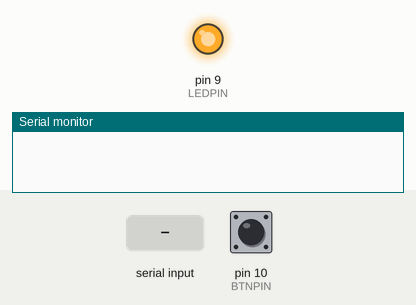
Bench run of a sketch on a simulated Arduino Uno, built with avr-gcc and run on an emulated ATmega328P. Parts: output pins drawn as LEDs (lit = HIGH), the last lines printed to the serial monitor. Dashed ring = blinking. The inputs (shaded band) are chosen by the test bench; at power-on: pin 10 (BTNPIN) HIGH. Random numbers use the default seed unless the sketch sets one.

Above: at 0.9 s.
1.0 s: "1" received over Serial
At 1.4 s:
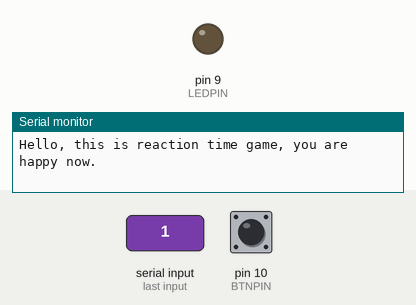
3.0 s: pin 10 (BTNPIN) pulled LOW for 1 s
At 4.9 s:
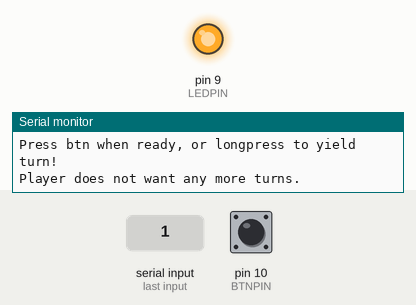
5.5 s: pin 10 (BTNPIN) pulled LOW for 3.2 s
11.7 s: pin 10 (BTNPIN) pulled LOW for 0.15 s
At 12.3 s:
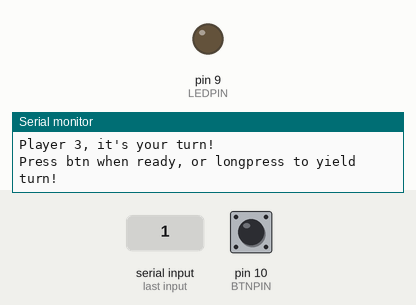
14.8 s: pin 10 (BTNPIN) driven LOW
At 17.1 s:
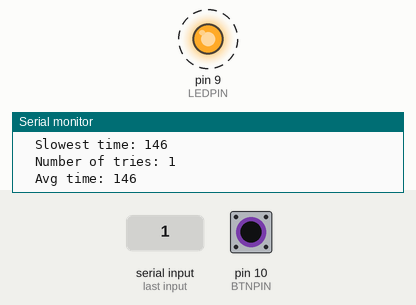
Timing chart, 0 to 18.8 s (numbered marks = the images above; inputs shaded):
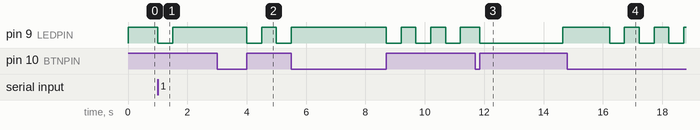

The sketch:

main.ino
```cpp
// Hardware interface
const int LEDPIN=9;
const int BTNPIN=10;

// The player info
struct playerInfo {
    uint8_t numTries;
    uint32_t totalTime;
    uint32_t fastest;
    uint32_t slowest;
    uint32_t lastTime;
};

// Global state stuff
const int maxPlayers = 3;
struct playerInfo pinfo[maxPlayers];
int8_t curPlayer;
char buf[64];

void waitForBtn() {
       while( digitalRead(BTNPIN) ) {}
}


void printStats(int playerNum) {
    sprintf(buf, "Stats for player %i\r\n", playerNum+1); Serial.print(buf);
    sprintf(buf, "  Newest time: %i\r\n", pinfo[playerNum].lastTime); Serial.print(buf);
    sprintf(buf, "  Fastest time: %i\r\n", pinfo[playerNum].fastest); Serial.print(buf);
    sprintf(buf, "  Slowest time: %i\r\n", pinfo[playerNum].slowest); Serial.print(buf);
    sprintf(buf, "  Number of tries: %i\r\n", pinfo[playerNum].numTries); Serial.print(buf);
    sprintf(buf, "  Avg time: %i\r\n\r\n", (pinfo[playerNum].totalTime/pinfo[playerNum].numTries) ); Serial.print(buf);
}

bool playerTurn(uint8_t curPlayer) {
        // Blink the player number
    for(int i=0; i < curPlayer+1; i++) {
        digitalWrite(LEDPIN, 0);
        delay(500);
        digitalWrite(LEDPIN, 1);
        delay(500);
    }

    // Write helpful letters
    sprintf(buf, "\r\nPlayer %i, it's your turn!\r\n", curPlayer+1);
    Serial.print(buf);
    Serial.print("Press btn when ready, or longpress to yield turn!\r\n");
    int downTime=0;
    while(!downTime) {
            while(!digitalRead(BTNPIN)) {
                delay(1);
                downTime++;
            }
    }

    if(downTime > 500) {
        Serial.print("Player does not want any more turns.\r\n");
        return false;
    }

    digitalWrite(LEDPIN, 0);


    // Start the turn, by waiting a random amount of "time"
    delay(random(2000, 6001));

    // Turn off the LED
    digitalWrite(LEDPIN, 1);

    // Record start time
    unsigned long timeStart = millis();

    // Wait for meatbag to mash button with soft fleshy protrusion (such as a finger)
    waitForBtn();

    // Record stop time
    unsigned long timeStop = millis();

    // Turn off the led
    digitalWrite(LEDPIN, 1);

    unsigned long  curTime = timeStop - timeStart;

    pinfo[curPlayer].lastTime = curTime;

    //Find out if this was the slowest time
    if( curTime > pinfo[curPlayer].slowest ) {
        pinfo[curPlayer].slowest = curTime;
    }

    // Find out if this was the fastest time
    if( curTime < pinfo[curPlayer].fastest  ) {
        pinfo[curPlayer].fastest = curTime;
        Serial.print("         ,\r\n");
        Serial.print("        /|      __\r\n");
        Serial.print("       / |   ,-~ /\r\n");
        Serial.print("      Y :|  //  /\r\n");
        Serial.print("      | jj /( .^\r\n");
        Serial.print("      >-\"~\"-v\"\r\n");
        Serial.print("     /       Y\r\n");
        Serial.print("    jo  o    |\r\n");
        Serial.print("   ( ~T~     j\r\n");
        Serial.print("    >._-' _./\r\n");
        Serial.print("   /   \"~\"  |\r\n");
        Serial.print("  Y     _,  |\r\n");
        Serial.print(" /| ;-\"~ _  l\r\n");
        Serial.print("/ l/ ,-\"~    \\\r\n");
        Serial.print("\\//\\/      .- \\\r\n");
        Serial.print(" Y        /    Y    -Row\r\n");
        Serial.print(" l       I     !\r\n");
        Serial.print(" ]\\      _\\    /\"\\\r\n");
        Serial.print("(\" ~----( ~   Y.  )\r\n");
        Serial.print("\r\n");
        Serial.print("A winner is you!\r\n");
    }

    // Add to accumulator
    pinfo[curPlayer].totalTime += curTime;

    // Increase number fo times we did it
    pinfo[curPlayer].numTries++;

    // Print out the stats for this turn
    printStats(curPlayer);
    delay(1000);

    return true;
}

// Sets up variables for a new game.
void game() {


    for(int i=0; i < maxPlayers; i++) {
        memset( &pinfo[i], 0, sizeof(playerInfo));
        pinfo[i].fastest = 0xFFFFFFFF;
    }

    curPlayer=0;

    bool again = true;


    while( curPlayer < maxPlayers) {
        while( again ) {
            again = playerTurn(curPlayer);
        }
        curPlayer++;
        again=true;
    }

    Serial.print("\r\n\r\n\r\nGame over!\r\n");;
    for(int i=0; i < maxPlayers; i++) {
        printStats(i);
    }
    Serial.print("\r\nThank you for playing! Game resets all data now!\r\n");
}

void setup()  {
    // Set the LED pin to output..
    pinMode(LEDPIN, OUTPUT);
    // Turn the LED fof
    digitalWrite(LEDPIN, 1);
    // Button pin set to input
    pinMode(BTNPIN, INPUT);
    // Activate internal pullup resistor (methinks)
    digitalWrite(BTNPIN, 1);

    // Act as a serial device
    Serial.begin(9600);
    // Block until the serial port has been connected
    while(! Serial.available() ) {}
    Serial.print("Hello, this is reaction time game, you are happy now.\r\n");


}

void loop()  {
    // Initialize fresh game state
    game();
}
```

Measured:
- after the input at 1.0 s, pin 9 (LEDPIN): HIGH → LOW at once, → HIGH 0.50 s later
- after the input at 3.0 s, pin 9 (LEDPIN): HIGH → LOW after 1.0 s, → HIGH 0.50 s later, → LOW 0.50 s later
- after the input at 11.7 s, pin 9 (LEDPIN): HIGH → LOW after 0.15 s, → HIGH 2.8 s later
- after the input at 14.8 s, pin 9 (LEDPIN): alternates HIGH for 0.50 s and LOW for 0.50 s, starting after 1.4 s
